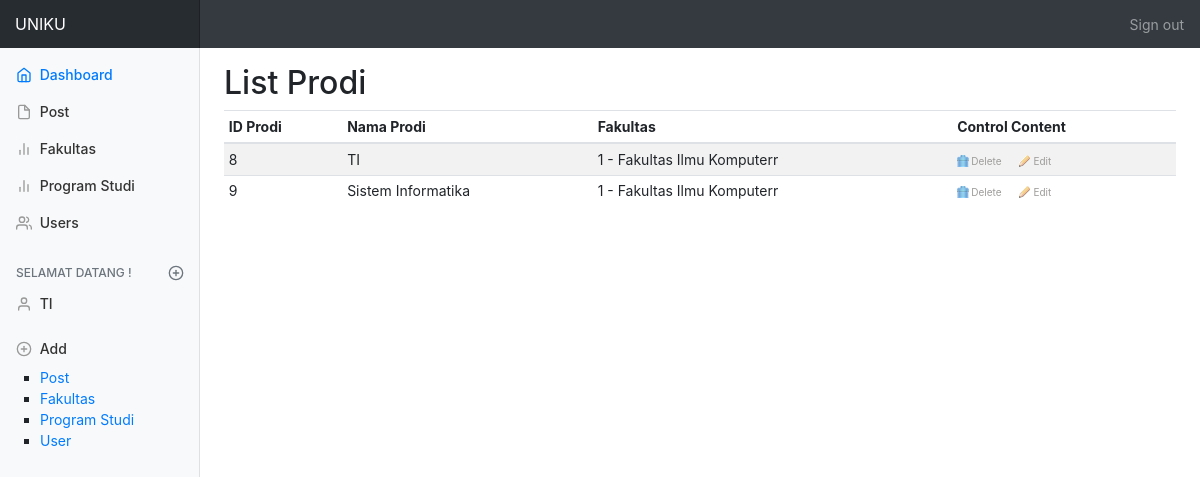
The page /prodi.php (signed in) on the database its author committed.
### tables this page shows
CREATE TABLE `tbl_prodi1` (
  `id_prodi` int(2) NOT NULL,
  `nama_prodi` varchar(255) NOT NULL,
  `id_fakultas` int(2) NOT NULL
);

CREATE TABLE `tbl_fakultas1` (
  `id_fakultas` int(2) NOT NULL,
  `nama_fakultas` varchar(255) NOT NULL
);

### lib/database.php (called while the page is built, shortened)
<?php
class Database{
  public $host = DB_HOST;
  public $user = DB_USER;
  public $pass = DB_PASS;
  public $name = DB_NAME;
  public $link;
  public function connectDB()
  {
    $this->link = new mysqli($this->host, $this->user, $this->pass, $this->name);
  }
  public function select($query)
  {
    $result = $this->link->query($query) or
    die ($this->link->error.__LINE__);
    if ($result->num_rows > 0) {
        return $result;
    } else {
      return false;
    }
  }
}
 ?>

### controller/control_prodi.php (called while the page is built, shortened)
<?php
  include_once 'lib/database.php';
  class ControlProdi
  {
    private $database;
    public function __construct()
    {
      $this->database = new Database();
    }
    public function getAllProdi()
    {
      $query = "SELECT * FROM tbl_prodi1";
      $result = $this->database->select($query);
      return $result;
    }
  }
 ?>

### controller/control_fakultas.php (called while the page is built, shortened)
<?php
include_once 'lib/database.php';
class ControlFakultas
{
	private $database;
	public function __construct()
	{
		$this->database = new Database();
	}
	public function getDataFakultas($id_fakultas)
	{
		$query = "SELECT * FROM tbl_fakultas1 WHERE id_fakultas = '$id_fakultas' ";
		$result = $this->database->select($query);
		return $result;
	}
}
 ?>

### prodi.php (the view, shortened to what this page needs)
<!DOCTYPE html>
<html lang="en">
  <head>
  </head>
  <body>
    <?php
      include_once 'controller/control_prodi.php';
      include_once 'controller/control_fakultas.php';
      include_once 'view/header.php';
      $prodi = new ControlProdi();
    ?>
          <h2>List Prodi</h2>
          <div class="table-responsive">
            <table class="table table-striped table-sm"  id="table_id">
              <thead>
                <tr>
                  <th>ID Prodi</th>
                  <th>Nama Prodi</th>
                  <th>Fakultas</th>
                  <th>Control Content</th>
                </tr>
              </thead>
              <tbody>
              <?php
							$getProdi = $prodi->getAllProdi();
							if ($getProdi)
							{
								while ($result = $getProdi->fetch_assoc())
								{
							?>
                <tr>
                  <td><?php echo $result['id_prodi'] ; ?></td>
                  <td><?php echo $result['nama_prodi']; ?></td>
  								<?php
  								$id_fakultas = $result['id_fakultas'];
  								$fakultas = new ControlFakultas();
  								$getFakultas = $fakultas->getDataFakultas($id_fakultas);
  								if ($getFakultas)
  								{
  									while ($result1 = $getFakultas->fetch_assoc())
  									{
  										?>
  												<td><?php echo $result1['id_fakultas'] .' - '.$result1['nama_fakultas'];?></td>
  										<?php
  									}
  								}
  								?>
                  <td><a href="prodi_delete.php?id_prodi=<?php echo $result['id_prodi'] ; ?>" onclick="return konfirmasi()"  class="ico del">Delete</a>
                  <a href="prodi_edit.php?id_prodi=<?php echo $result['id_prodi'] ; ?>" class="ico edit">Edit</a></td>
                </tr>
                <?php
                  }
                }
               ?>
              </tbody>
            </table>
          </div>
        </main>
      </div>
    </div>
  </body>
</html>

### asset/dashboard.css (style rules this page uses)
body { font-size: .875rem; }
a.ico { color:#9d9c9a; font-size:10px; text-decoration: none; padding:0 0 0 14px; background-repeat:no-repeat; background-position:0 0; }
a.del { background-image:url(images/del.gif) }
a.edit { background-image:url(images/edit.gif); margin-left:14px; }

### rows shown on the page
tbl_prodi1: id_prodi "8", nama_prodi "TI"
tbl_fakultas1: id_fakultas "1", nama_fakultas "Fakultas Ilmu Komputerr"
tbl_prodi1: id_prodi "9", nama_prodi "Sistem Informatika"

### other values the page prints
$nameLog "TI"
